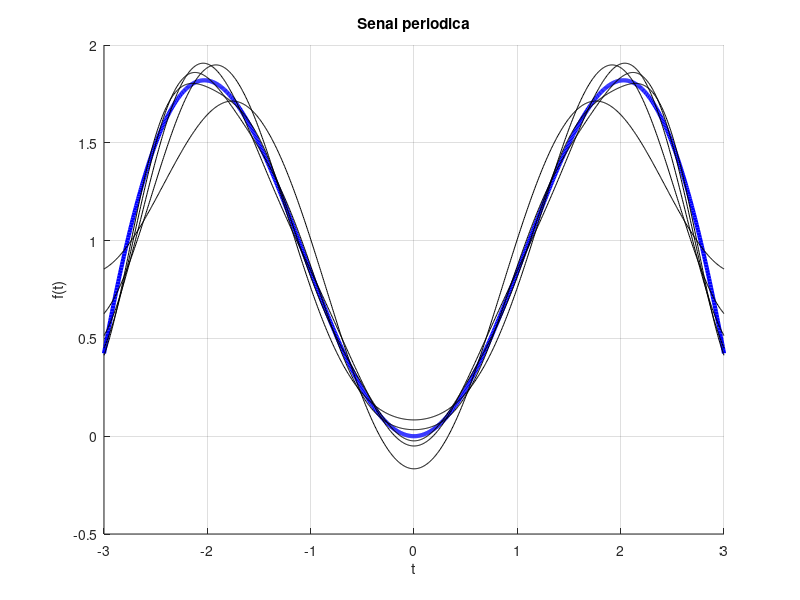

The MATLAB script that drew this image:
clear all; close all; clc;

N = 1000;
tmin = -3;
tmax = 3;
t = linspace(tmin, tmax, N);
y = t.*sin(t);
a= 1 -(cos(t))/2;

figure
hold on
plot(t,y,'b-','LineWidth',3);
for n = 2:6
    a = a + ((4*n*sin(pi*n)-2*pi *((n^2)-1)* cos(pi *n))/((((n^2)-1)^2) *pi)) * cos(n*t);
    plot(t,a,'k-');
end

title('Senal periodica');
xlabel('t');
ylabel('f(t)');
hold off
grid on;